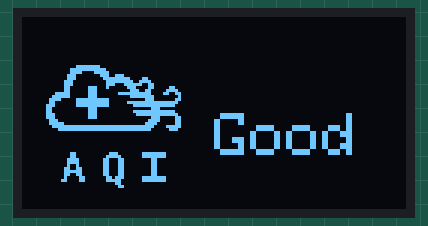
Recording of a sketch running on a simulated Arduino Uno, built with avr-gcc and run on an emulated ATmega328P. Parts: 128×64 one-colour display.

Above: at 0.1 s.
At 2.1 s:
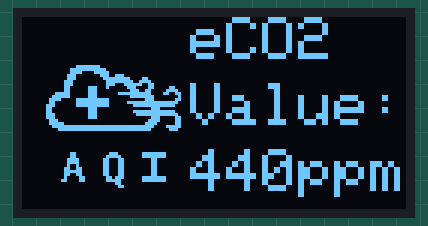
At 4.2 s:
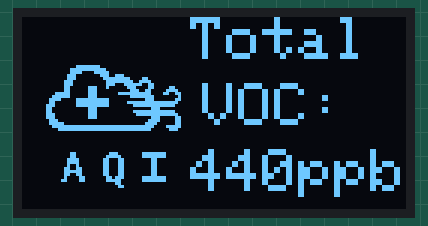

The sketch:

aqiOled.ino
```cpp
#include <SPI.h>
#include <Wire.h>
#include <Adafruit_GFX.h>
#include <Adafruit_SSD1306.h>

#define SCREEN_WIDTH 128 // OLED display width, in pixels
#define SCREEN_HEIGHT 64 // OLED display height, in pixels

// Declaration for SSD1306 display connected using I2C
#define OLED_RESET     -1 // Reset pin # (or -1 if sharing Arduino reset pin)
#define SCREEN_ADDRESS 0x3C
Adafruit_SSD1306 display(SCREEN_WIDTH, SCREEN_HEIGHT, &Wire, OLED_RESET);

// Declaration for SSD1306 display connected using software SPI:
//#define OLED_MOSI   9
//#define OLED_CLK   10
//#define OLED_DC    11
//#define OLED_CS    12
//#define OLED_RESET 13
//Adafruit_SSD1306 display(SCREEN_WIDTH, SCREEN_HEIGHT, OLED_MOSI, OLED_CLK, OLED_DC, OLED_RESET, OLED_CS);

// 'AQI', 128x64px
const unsigned char aqi [] PROGMEM = {
	0x00, 0x00, 0x00, 0x00, 0x00, 0x00, 0x00, 0x00, 0x00, 0x00, 0x00, 0x00, 0x00, 0x00, 0x00, 0x00,
	0x00, 0x00, 0x00, 0x00, 0x00, 0x00, 0x00, 0x00, 0x00, 0x00, 0x00, 0x00, 0x00, 0x00, 0x00, 0x00,
	0x00, 0x00, 0x00, 0x00, 0x00, 0x00, 0x00, 0x00, 0x00, 0x00, 0x00, 0x00, 0x00, 0x00, 0x00, 0x00,
	0x00, 0x00, 0x00, 0x00, 0x00, 0x00, 0x00, 0x00, 0x00, 0x00, 0x00, 0x00, 0x00, 0x00, 0x00, 0x00,
	0x00, 0x00, 0x00, 0x00, 0x00, 0x00, 0x00, 0x00, 0x00, 0x00, 0x00, 0x00, 0x00, 0x00, 0x00, 0x00,
	0x00, 0x00, 0x00, 0x00, 0x00, 0x00, 0x00, 0x00, 0x00, 0x00, 0x00, 0x00, 0x00, 0x00, 0x00, 0x00,
	0x00, 0x00, 0x00, 0x00, 0x00, 0x00, 0x00, 0x00, 0x00, 0x00, 0x00, 0x00, 0x00, 0x00, 0x00, 0x00,
	0x00, 0x00, 0x00, 0x00, 0x00, 0x00, 0x00, 0x00, 0x00, 0x00, 0x00, 0x00, 0x00, 0x00, 0x00, 0x00,
	0x00, 0x00, 0x00, 0x00, 0x00, 0x00, 0x00, 0x00, 0x00, 0x00, 0x00, 0x00, 0x00, 0x00, 0x00, 0x00,
	0x00, 0x00, 0x00, 0x00, 0x00, 0x00, 0x00, 0x00, 0x00, 0x00, 0x00, 0x00, 0x00, 0x00, 0x00, 0x00,
	0x00, 0x00, 0x00, 0x00, 0x00, 0x00, 0x00, 0x00, 0x00, 0x00, 0x00, 0x00, 0x00, 0x00, 0x00, 0x00,
	0x00, 0x00, 0x00, 0x00, 0x00, 0x00, 0x00, 0x00, 0x00, 0x00, 0x00, 0x00, 0x00, 0x00, 0x00, 0x00,
	0x00, 0x00, 0x3f, 0xc0, 0x00, 0x00, 0x00, 0x00, 0x00, 0x00, 0x00, 0x00, 0x00, 0x00, 0x00, 0x00,
	0x00, 0x00, 0xff, 0xf0, 0x00, 0x00, 0x00, 0x00, 0x00, 0x00, 0x00, 0x00, 0x00, 0x00, 0x00, 0x00,
	0x00, 0x00, 0xf0, 0xf8, 0x00, 0x00, 0x00, 0x00, 0x00, 0x00, 0x00, 0x00, 0x00, 0x00, 0x00, 0x00,
	0x00, 0x01, 0xc0, 0x39, 0xc0, 0x00, 0x00, 0x00, 0x00, 0x00, 0x00, 0x00, 0x00, 0x00, 0x00, 0x00,
	0x00, 0x01, 0xc0, 0x1f, 0xf0, 0xc0, 0x00, 0x00, 0x00, 0x00, 0x00, 0x00, 0x00, 0x00, 0x00, 0x00,
	0x00, 0x03, 0x80, 0x0f, 0xf9, 0xe0, 0x00, 0x00, 0x00, 0x00, 0x00, 0x00, 0x00, 0x00, 0x00, 0x00,
	0x00, 0x03, 0x80, 0x0e, 0x3f, 0x30, 0x00, 0x00, 0x00, 0x00, 0x00, 0x00, 0x00, 0x00, 0x00, 0x00,
	0x00, 0x03, 0x03, 0x88, 0x1c, 0x30, 0x60, 0x00, 0x00, 0x00, 0x00, 0x00, 0x00, 0x00, 0x00, 0x00,
	0x00, 0x03, 0x03, 0x80, 0x0e, 0x60, 0xf0, 0x00, 0x00, 0x00, 0x00, 0x00, 0x00, 0x00, 0x00, 0x00,
	0x00, 0x1f, 0x03, 0x80, 0xff, 0xe1, 0x98, 0x00, 0x00, 0x00, 0x00, 0x00, 0x00, 0x00, 0x00, 0x00,
	0x00, 0x3f, 0x03, 0x80, 0x0f, 0xf0, 0x08, 0x00, 0x00, 0x00, 0x00, 0x00, 0x00, 0x00, 0x00, 0x00,
	0x00, 0x78, 0x3f, 0xf8, 0x00, 0x70, 0x18, 0x00, 0x00, 0x00, 0x00, 0x00, 0x00, 0x00, 0x00, 0x00,
	0x00, 0x60, 0x3f, 0xf8, 0x1f, 0xff, 0xf0, 0x00, 0x00, 0x00, 0x00, 0x00, 0x00, 0x00, 0x00, 0x00,
	0x00, 0xe0, 0x3f, 0xf8, 0x07, 0xff, 0xe0, 0x00, 0x00, 0x00, 0x00, 0x00, 0x00, 0x00, 0x00, 0x00,
	0x00, 0xc0, 0x03, 0x80, 0x00, 0x1c, 0x00, 0x00, 0x00, 0x00, 0x00, 0x00, 0x00, 0x00, 0x00, 0x00,
	0x00, 0xc0, 0x03, 0x80, 0x07, 0xff, 0xe0, 0x00, 0x00, 0x00, 0x00, 0x00, 0x00, 0x00, 0x00, 0x00,
	0x00, 0xe0, 0x03, 0x80, 0x03, 0xff, 0xf0, 0x00, 0x00, 0x00, 0x00, 0x00, 0x00, 0x00, 0x00, 0x00,
	0x00, 0xe0, 0x03, 0x80, 0x00, 0x1c, 0x18, 0x00, 0x00, 0x00, 0x00, 0x00, 0x00, 0x00, 0x00, 0x00,
	0x00, 0x70, 0x00, 0x00, 0x00, 0x3c, 0x18, 0x00, 0x00, 0x00, 0x00, 0x00, 0x00, 0x00, 0x00, 0x00,
	0x00, 0x7c, 0x00, 0x00, 0x00, 0x78, 0x18, 0x00, 0x00, 0x00, 0x00, 0x00, 0x00, 0x00, 0x00, 0x00,
	0x00, 0x3f, 0xff, 0xff, 0xff, 0xf0, 0xf8, 0x00, 0x00, 0x00, 0x00, 0x00, 0x00, 0x00, 0x00, 0x00,
	0x00, 0x0f, 0xff, 0xff, 0xff, 0xe0, 0x70, 0x00, 0x00, 0x00, 0x00, 0x00, 0x00, 0x00, 0x00, 0x00,
	0x00, 0x00, 0x00, 0x00, 0x00, 0x00, 0x00, 0x00, 0x00, 0x00, 0x00, 0x00, 0x00, 0x00, 0x00, 0x00,
	0x00, 0x00, 0x00, 0x00, 0x00, 0x00, 0x00, 0x00, 0x00, 0x00, 0x00, 0x00, 0x00, 0x00, 0x00, 0x00,
	0x00, 0x00, 0x00, 0x00, 0x00, 0x00, 0x00, 0x00, 0x00, 0x00, 0x00, 0x00, 0x00, 0x00, 0x00, 0x00,
	0x00, 0x00, 0x00, 0x00, 0x00, 0x00, 0x00, 0x00, 0x00, 0x00, 0x00, 0x00, 0x00, 0x00, 0x00, 0x00,
	0x00, 0x00, 0x00, 0x00, 0x00, 0x00, 0x00, 0x00, 0x00, 0x00, 0x00, 0x00, 0x00, 0x00, 0x00, 0x00,
	0x00, 0x00, 0x00, 0x00, 0x00, 0x00, 0x00, 0x00, 0x00, 0x00, 0x00, 0x00, 0x00, 0x00, 0x00, 0x00,
	0x00, 0x00, 0x00, 0x00, 0x00, 0x00, 0x00, 0x00, 0x00, 0x00, 0x00, 0x00, 0x00, 0x00, 0x00, 0x00,
	0x00, 0x00, 0xc0, 0x07, 0x00, 0xff, 0x00, 0x00, 0x00, 0x00, 0x00, 0x00, 0x00, 0x00, 0x00, 0x00,
	0x00, 0x00, 0xc0, 0x0f, 0x80, 0xff, 0x00, 0x00, 0x00, 0x00, 0x00, 0x00, 0x00, 0x00, 0x00, 0x00,
	0x00, 0x01, 0xe0, 0x18, 0xc0, 0x18, 0x00, 0x00, 0x00, 0x00, 0x00, 0x00, 0x00, 0x00, 0x00, 0x00,
	0x00, 0x01, 0xe0, 0x18, 0xc0, 0x18, 0x00, 0x00, 0x00, 0x00, 0x00, 0x00, 0x00, 0x00, 0x00, 0x00,
	0x00, 0x01, 0x20, 0x18, 0xc0, 0x18, 0x00, 0x00, 0x00, 0x00, 0x00, 0x00, 0x00, 0x00, 0x00, 0x00,
	0x00, 0x03, 0x30, 0x18, 0xc0, 0x18, 0x00, 0x00, 0x00, 0x00, 0x00, 0x00, 0x00, 0x00, 0x00, 0x00,
	0x00, 0x03, 0xf0, 0x18, 0xc0, 0x18, 0x00, 0x00, 0x00, 0x00, 0x00, 0x00, 0x00, 0x00, 0x00, 0x00,
	0x00, 0x03, 0x30, 0x18, 0xc0, 0x18, 0x00, 0x00, 0x00, 0x00, 0x00, 0x00, 0x00, 0x00, 0x00, 0x00,
	0x00, 0x02, 0x18, 0x0d, 0xc0, 0xff, 0x00, 0x00, 0x00, 0x00, 0x00, 0x00, 0x00, 0x00, 0x00, 0x00,
	0x00, 0x06, 0x18, 0x0f, 0x80, 0xff, 0x00, 0x00, 0x00, 0x00, 0x00, 0x00, 0x00, 0x00, 0x00, 0x00,
	0x00, 0x00, 0x00, 0x01, 0x80, 0x00, 0x00, 0x00, 0x00, 0x00, 0x00, 0x00, 0x00, 0x00, 0x00, 0x00,
	0x00, 0x00, 0x00, 0x00, 0xc0, 0x00, 0x00, 0x00, 0x00, 0x00, 0x00, 0x00, 0x00, 0x00, 0x00, 0x00,
	0x00, 0x00, 0x00, 0x00, 0x00, 0x00, 0x00, 0x00, 0x00, 0x00, 0x00, 0x00, 0x00, 0x00, 0x00, 0x00,
	0x00, 0x00, 0x00, 0x00, 0x00, 0x00, 0x00, 0x00, 0x00, 0x00, 0x00, 0x00, 0x00, 0x00, 0x00, 0x00,
	0x00, 0x00, 0x00, 0x00, 0x00, 0x00, 0x00, 0x00, 0x00, 0x00, 0x00, 0x00, 0x00, 0x00, 0x00, 0x00,
	0x00, 0x00, 0x00, 0x00, 0x00, 0x00, 0x00, 0x00, 0x00, 0x00, 0x00, 0x00, 0x00, 0x00, 0x00, 0x00,
	0x00, 0x00, 0x00, 0x00, 0x00, 0x00, 0x00, 0x00, 0x00, 0x00, 0x00, 0x00, 0x00, 0x00, 0x00, 0x00,
	0x00, 0x00, 0x00, 0x00, 0x00, 0x00, 0x00, 0x00, 0x00, 0x00, 0x00, 0x00, 0x00, 0x00, 0x00, 0x00,
	0x00, 0x00, 0x00, 0x00, 0x00, 0x00, 0x00, 0x00, 0x00, 0x00, 0x00, 0x00, 0x00, 0x00, 0x00, 0x00,
	0x00, 0x00, 0x00, 0x00, 0x00, 0x00, 0x00, 0x00, 0x00, 0x00, 0x00, 0x00, 0x00, 0x00, 0x00, 0x00,
	0x00, 0x00, 0x00, 0x00, 0x00, 0x00, 0x00, 0x00, 0x00, 0x00, 0x00, 0x00, 0x00, 0x00, 0x00, 0x00,
	0x00, 0x00, 0x00, 0x00, 0x00, 0x00, 0x00, 0x00, 0x00, 0x00, 0x00, 0x00, 0x00, 0x00, 0x00, 0x00,
	0x00, 0x00, 0x00, 0x00, 0x00, 0x00, 0x00, 0x00, 0x00, 0x00, 0x00, 0x00, 0x00, 0x00, 0x00, 0x00
};


void setup()
{
  // Serial.begin(9600);

  // initialize the OLED object
  if(!display.begin(SSD1306_SWITCHCAPVCC, SCREEN_ADDRESS)) {
    Serial.println(F("SSD1306 allocation failed"));
    for(;;); // Don't proceed, loop forever
  }

  display.clearDisplay();

}

void loop() {

  display.drawBitmap(0, 4,  aqi, 128, 64, WHITE);

  // Clear only the region where values are displayed
  display.fillRect(56, 0, 72, 64, BLACK);
  display.setTextSize(2);
  display.setTextColor(WHITE);
  display.setCursor(64, 32);
  display.print("Good");            //AQI sensor value
  display.display();
  delay(2000);

  // Clear only the region where values are displayed
  display.fillRect(56, 0, 72, 64, BLACK);
  display.setTextSize(2);
  display.setTextColor(WHITE);
  display.setCursor(56, 0);
  display.print("eCO2");
  display.setCursor(56, 22);
  display.print("Value:");
  display.setCursor(56, 44);
  display.print("440ppm");            //ECo2 value
  display.display();
  delay(2000);

  // Clear only the region where values are displayed
  display.fillRect(56, 0, 72, 64, BLACK);
  display.setTextSize(2);
  display.setTextColor(WHITE);
  display.setCursor(56, 0);
  display.print("Total");
  display.setCursor(60, 22);
  display.print("VOC:");
  display.setCursor(56, 44);
  display.print("440ppb");            //ECo2 value
  display.display();

  delay(2000);

}
```

Measured:
- by itself, everything shown: repeats every 6.1 s, in 3 steps
- what the display in image 1 shows lasts 2.0 s, from 2.1 s to 4.1 s
